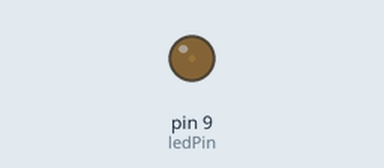
Recording of a sketch running on a simulated Arduino Uno, built with avr-gcc and run on an emulated ATmega328P. Parts: output pins drawn as LEDs (lit = HIGH).

Above: at 0.05 s.
At 1.25 s:
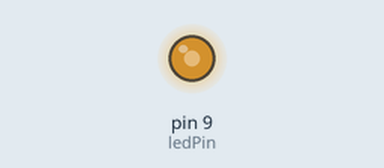
At 1.85 s:
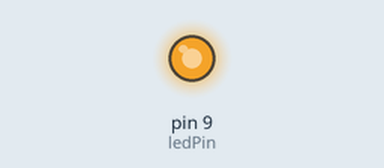
At 3.65 s:
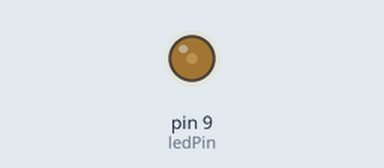
Timing chart, 0 to 6.4 s (numbered marks = the images above):
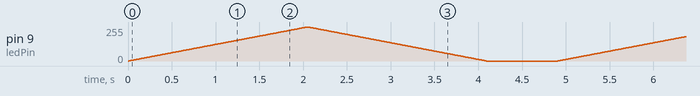

The sketch:

Controlling_LED_by_PWM.ino
```cpp
//Controlling LED By PWM
//The LED lights up gradually,and then goes out gradually,repeatedly
//Email:support@sunfounder.com
//Website:www.sunfounder.com
//2015.5.7
/**************************************************************/
const int ledPin = 9;    // the pin that the LED is attached to pin 9

void setup ()
{
  pinMode(ledPin, OUTPUT);  // declare pin 9 to be an output
}

void loop()
{
  for (int a=0; a<=255;a++)               //loop from 0 to 255
  {
    analogWrite(ledPin, a);               // set the brightness of pin 9:
    delay(8);                             //wait for 8 ms
  }
    for (int a=255; a>=0;a--)             //loop from 255 down to 0
  {
    analogWrite(ledPin, a);               // set the brightness of pin 9:
    delay(8);                             //wait for 8 ms
  }
  delay(800);                             //wait for 800 ms
}
```
